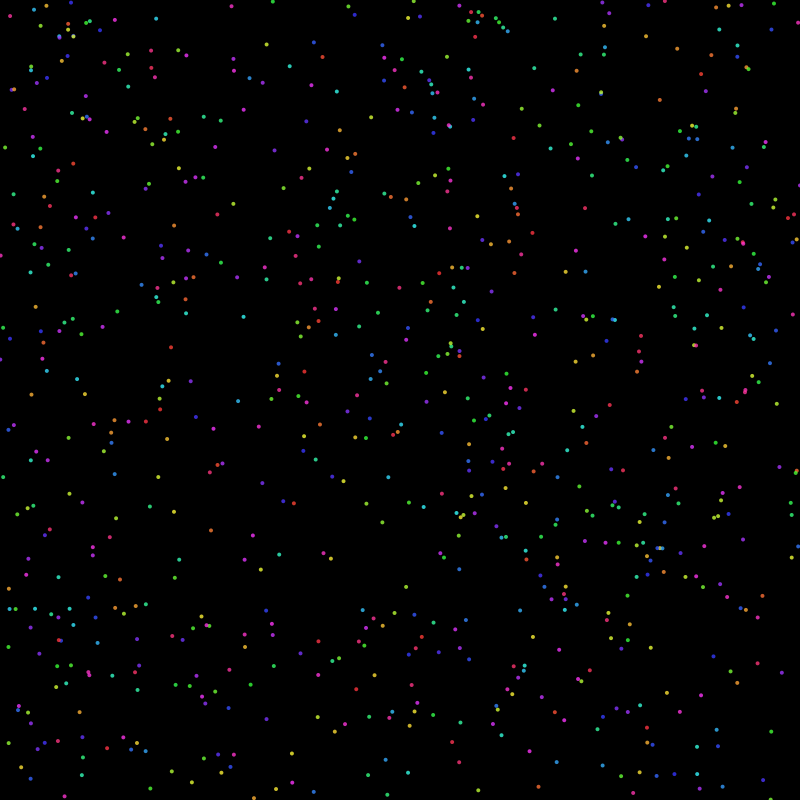
Frame 1 (no input)
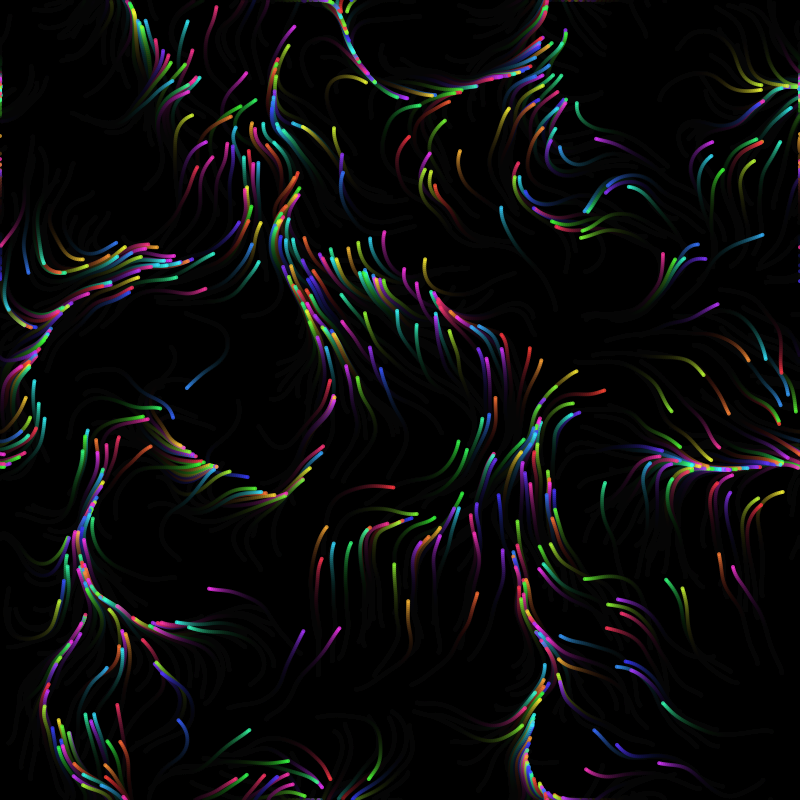
Frame 60 (the mouse pressed at the canvas centre just before this capture)
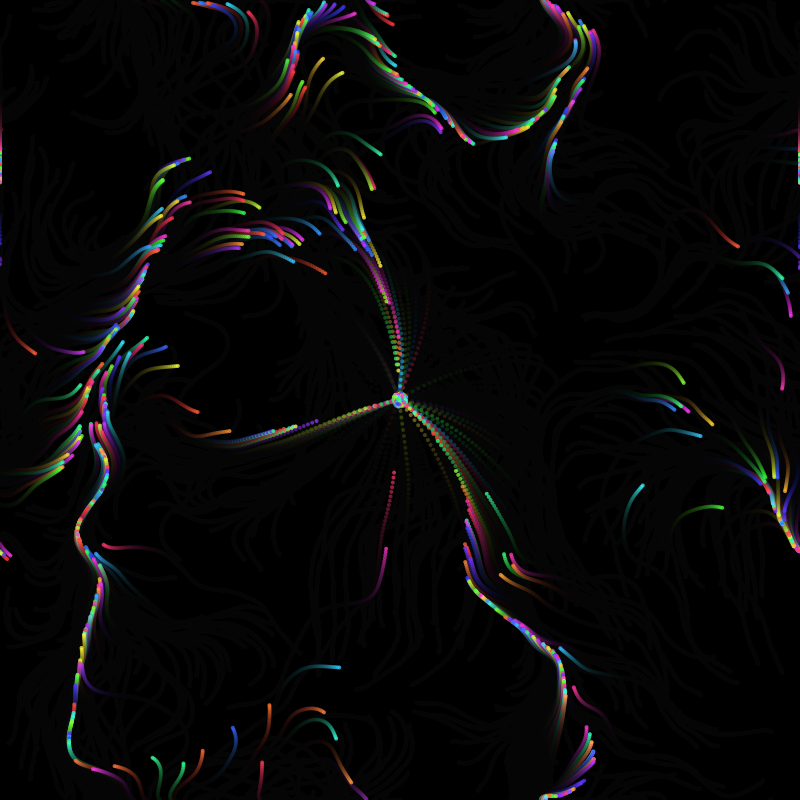
Frame 120 (the mouse held since frame 60 and released just before this capture)

The Processing sketch that drew these frames (run headless with seeded random() and noise(); from frame 60 on, the mouse is pressed at the canvas centre):

// Processing sketch: sketch_15
// ── sketch_15.pde
/*
  "A Digital Emotion Evolved"

  In this iteration, the particles not only flow organically,
  but also respond to the viewer’s presence. When you press the mouse,
  the particles feel an attraction, subtly shifting their paths in a
  dance that reflects the interplay between internal digital rhythms
  and external human influence.
*/

int numParticles = 800;
Particle[] particles = new Particle[numParticles];

void setup() {
  size(800, 800);
  // Use HSB mode for a rich, vibrant palette.
  colorMode(HSB, 255);
  background(0);
  
  // Initialize particles.
  for (int i = 0; i < numParticles; i++) {
    particles[i] = new Particle();
  }
}

void draw() {
  // Translucent background to create fading trails.
  noStroke();
  fill(0, 0, 0, 25);
  rect(0, 0, width, height);
  
  // Update and display each particle.
  for (int i = 0; i < numParticles; i++) {
    particles[i].update();
    particles[i].display();
  }
}

class Particle {
  PVector pos;
  PVector vel;
  float hue;
  
  Particle() {
    pos = new PVector(random(width), random(height));
    vel = PVector.random2D();
    hue = random(255);
  }
  
  void update() {
    // Use Perlin noise to generate smooth, natural movement.
    float noiseScale = 0.005;
    float noiseVal = noise(pos.x * noiseScale, pos.y * noiseScale, frameCount * noiseScale);
    float angle = map(noiseVal, 0, 1, 0, TWO_PI * 2);
    PVector force = new PVector(cos(angle), sin(angle));
    vel.add(force);
    vel.limit(2); // Limit speed to keep motion gentle.
    
    // Interactive element: attract particles toward the mouse when pressed.
    if (mousePressed) {
      PVector mousePos = new PVector(mouseX, mouseY);
      PVector attraction = PVector.sub(mousePos, pos);
      float distance = attraction.mag();
      attraction.normalize();
      // Attraction strength diminishes with distance.
      float strength = constrain(map(distance, 0, 200, 5, 0), 0, 5);
      attraction.mult(strength);
      vel.add(attraction);
    }
    
    pos.add(vel);
    
    // Wrap around screen edges for seamless motion.
    if (pos.x < 0) pos.x = width;
    if (pos.x > width) pos.x = 0;
    if (pos.y < 0) pos.y = height;
    if (pos.y > height) pos.y = 0;
    
    // Slowly shift hue for a continually evolving color palette.
    hue = (hue + 0.5) % 255;
  }
  
  void display() {
    fill(hue, 200, 255, 200);
    ellipse(pos.x, pos.y, 4, 4);
  }
}
